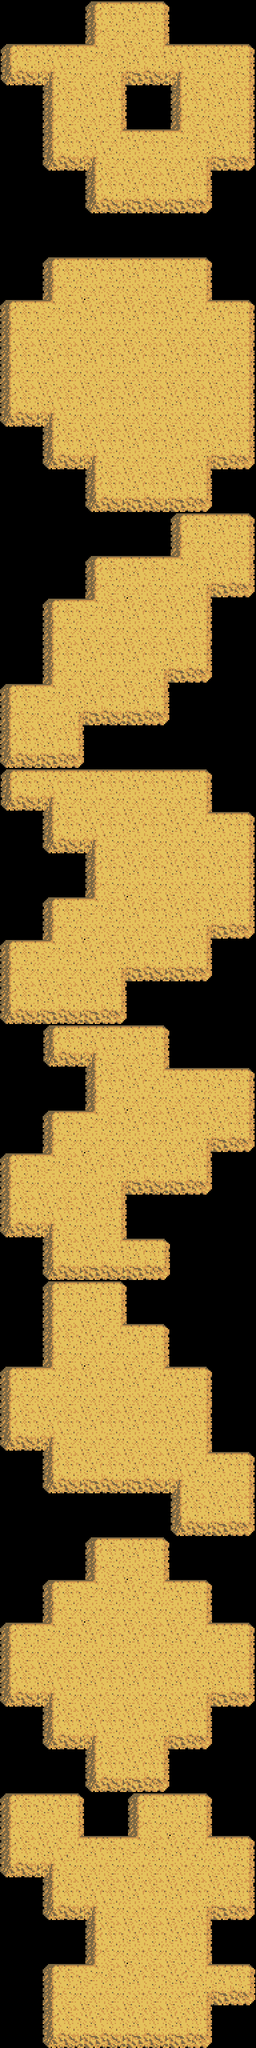

A 2D game scene composited from a Tiled map and its tileset images. What follows is a short description and the map's XML, with every tile layer's data as written:
An orthogonal 6x48 tile map with 64x64 px tiles, 1 tile layer (Capa de Patrones 1).

<map version="1.1" tiledversion="2018.09.12" orientation="orthogonal" renderorder="right-down" width="6" height="48" tilewidth="64" tileheight="64" infinite="0" nextlayerid="2" nextobjectid="1">
 <tileset firstgid="1" source="TilesetIslands.tsx" />
 <layer id="1" name="Capa de Patrones 1" width="6" height="48">
  <data encoding="csv">
1,1,2,4,1,1,
22,25,28,31,25,4,
1,9,11,1,9,11,
1,16,35,3,28,18,
1,1,16,17,18,1,
1,1,1,1,1,1,
1,2,3,3,4,1,
2,34,10,10,33,4,
9,10,10,10,10,11,
16,27,10,10,10,11,
1,16,27,10,26,18,
1,1,16,17,18,1,
1,1,1,1,2,4,
1,1,2,3,28,18,
1,2,34,10,11,1,
1,9,10,26,18,1,
2,28,17,18,1,1,
16,18,1,1,1,1,
22,25,3,3,4,1,
1,16,27,10,33,4,
1,1,9,10,10,11,
1,2,34,10,26,18,
2,34,26,17,18,1,
16,17,18,1,1,1,
1,22,25,4,1,1,
1,1,9,33,3,4,
1,2,34,10,26,18,
2,34,26,17,18,1,
16,27,11,1,1,1,
1,16,31,23,1,1,
1,2,4,1,1,1,
1,9,33,4,1,1,
2,34,10,33,4,1,
16,27,10,10,11,1,
1,16,17,17,35,4,
1,1,1,1,16,18,
1,1,2,4,1,1,
1,2,34,33,4,1,
2,34,10,10,33,4,
16,27,10,10,26,18,
1,16,27,26,18,1,
1,1,16,18,1,1,
2,4,1,2,4,1,
16,35,3,34,33,4,
1,16,27,10,26,18,
1,1,9,10,11,1,
1,2,34,10,38,23,
1,16,17,17,18,1
</data>
 </layer>
</map>